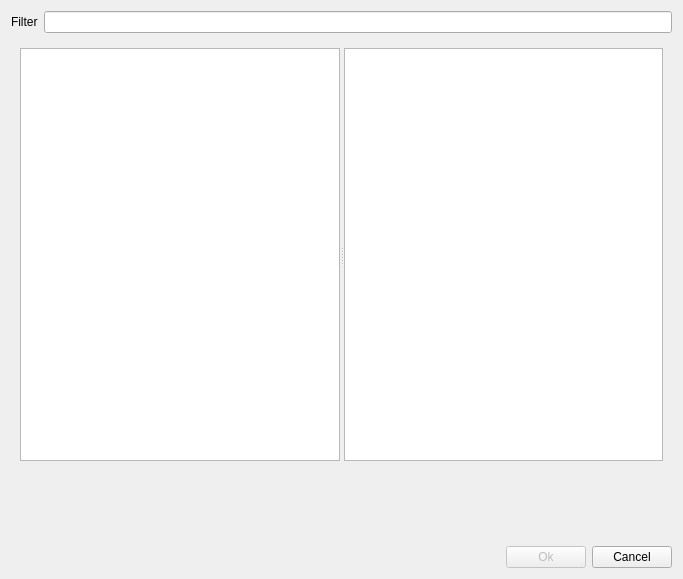
<?xml version="1.0" encoding="UTF-8"?>
<ui version="4.0">
 <class>ResourceBrowser</class>
 <widget class="QDialog" name="ResourceBrowser">
  <property name="geometry">
   <rect>
    <x>0</x>
    <y>0</y>
    <width>683</width>
    <height>579</height>
   </rect>
  </property>
  <property name="windowTitle">
   <string>Resource Browser</string>
  </property>
  <layout class="QVBoxLayout" name="verticalLayout">
   <item>
    <layout class="QHBoxLayout" name="horizontalLayout_3">
     <item>
      <widget class="QLabel" name="label">
       <property name="text">
        <string>Filter</string>
       </property>
      </widget>
     </item>
     <item>
      <widget class="QLineEdit" name="filterLineEdit"/>
     </item>
    </layout>
   </item>
   <item>
    <widget class="QWidget" name="widget" native="true">
     <property name="sizePolicy">
      <sizepolicy hsizetype="Expanding" vsizetype="Expanding">
       <horstretch>0</horstretch>
       <verstretch>0</verstretch>
      </sizepolicy>
     </property>
     <layout class="QVBoxLayout" name="verticalLayout_2">
      <item>
       <widget class="QSplitter" name="splitter">
        <property name="orientation">
         <enum>Qt::Horizontal</enum>
        </property>
        <widget class="QTreeWidget" name="ressourceTree">
         <attribute name="headerVisible">
          <bool>false</bool>
         </attribute>
         <column>
          <property name="text">
           <string notr="true">1</string>
          </property>
         </column>
        </widget>
        <widget class="QListView" name="view">
         <property name="resizeMode">
          <enum>QListView::Adjust</enum>
         </property>
         <property name="viewMode">
          <enum>QListView::IconMode</enum>
         </property>
         <property name="uniformItemSizes">
          <bool>true</bool>
         </property>
        </widget>
       </widget>
      </item>
     </layout>
    </widget>
   </item>
   <item>
    <layout class="QHBoxLayout" name="horizontalLayout_2">
     <item>
      <widget class="QLabel" name="previewLabel">
       <property name="minimumSize">
        <size>
         <width>64</width>
         <height>64</height>
        </size>
       </property>
       <property name="maximumSize">
        <size>
         <width>64</width>
         <height>64</height>
        </size>
       </property>
       <property name="text">
        <string/>
       </property>
      </widget>
     </item>
     <item>
      <widget class="QLabel" name="previewName">
       <property name="text">
        <string/>
       </property>
      </widget>
     </item>
     <item>
      <spacer name="horizontalSpacer">
       <property name="orientation">
        <enum>Qt::Horizontal</enum>
       </property>
       <property name="sizeHint" stdset="0">
        <size>
         <width>40</width>
         <height>20</height>
        </size>
       </property>
      </spacer>
     </item>
    </layout>
   </item>
   <item>
    <layout class="QHBoxLayout" name="horizontalLayout">
     <item>
      <spacer name="horizontalSpacer_2">
       <property name="orientation">
        <enum>Qt::Horizontal</enum>
       </property>
       <property name="sizeHint" stdset="0">
        <size>
         <width>40</width>
         <height>20</height>
        </size>
       </property>
      </spacer>
     </item>
     <item>
      <widget class="QPushButton" name="okButton">
       <property name="enabled">
        <bool>false</bool>
       </property>
       <property name="text">
        <string>Ok</string>
       </property>
      </widget>
     </item>
     <item>
      <widget class="QPushButton" name="cancelButton">
       <property name="text">
        <string>Cancel</string>
       </property>
      </widget>
     </item>
    </layout>
   </item>
  </layout>
 </widget>
 <resources/>
 <connections>
  <connection>
   <sender>okButton</sender>
   <signal>clicked()</signal>
   <receiver>ResourceBrowser</receiver>
   <slot>accept()</slot>
   <hints>
    <hint type="sourcelabel">
     <x>271</x>
     <y>363</y>
    </hint>
    <hint type="destinationlabel">
     <x>199</x>
     <y>192</y>
    </hint>
   </hints>
  </connection>
  <connection>
   <sender>cancelButton</sender>
   <signal>clicked()</signal>
   <receiver>ResourceBrowser</receiver>
   <slot>reject()</slot>
   <hints>
    <hint type="sourcelabel">
     <x>352</x>
     <y>363</y>
    </hint>
    <hint type="destinationlabel">
     <x>199</x>
     <y>192</y>
    </hint>
   </hints>
  </connection>
 </connections>
</ui>
